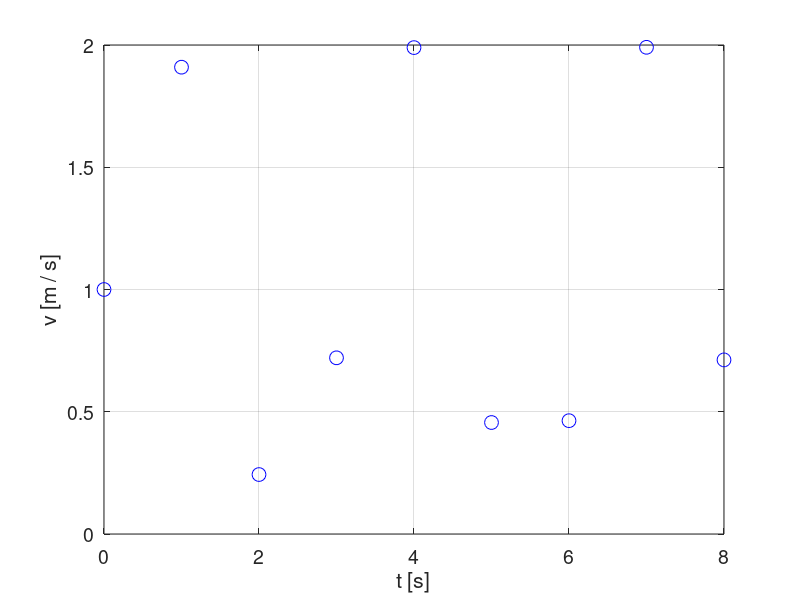

MATLAB code to generate this figure: (Note: this script raises an error after producing the figure.)
% Supposedly one measures a variable which is a function of 
% time t, such as the velocity v in the x coordinate. The value of v 
% is measured each second. This gives us two corresponding 
% vectors of measurements: 'T' for time and 'V' for the velocity 
% v. 
% Let us plot the measurements. Run the following block of 
% code. 

T = [0; 1; 2; 3; 4; 5; 6; 7; 8];
V = [1.000000000000000; 1.909297426825682;
    0.243197504692072; 0.720584501801074;
    1.989358246623382; 0.455978889110630;
    0.463427081999565; 1.990607355694870;
    0.712096683334935];
close all; figure(1); plot(T, V, 'bo', 'MarkerSize', 10);
xlabel('t [s]'); ylabel('v [m / s]'); set(gca, 'FontSize', 14); grid on;
clearvars; clc;   % Clearing variables and workspace is done at 
                          % or near the end of after each block of code for 
                          % the purposes of clarity of this tutorial. 


%                                           Page 1
%%%%%%%%%%%%%%%%%%%%%%%%%%%%%%%%


% Supposedly one knows that the value of the x coordinate at 
% t = 0 is x = 3 m and wants to find the value of the x coordinate 
% at t = 8 s. In order to do that, one has to integrate the velocity 
% function v(t) from t = 0 to t = 8 s. In this time interval, the 
% velocity function v(t) as a whole is unknown as only the values 
% in nine specific time points have been measured. In such 
% cases, numerical integration can be performed to give an 
% estimation of the actual value of the x coordinate at t = 0. 
% The ZFindDefiniteIntegral function is a tool which can be used 
% to do just that. 
% Run the following block of code to numerically integrate the 
% velocity function from t = 0 to t = 8. 

T = [0; 1; 2; 3; 4; 5; 6; 7; 8];
V = [1.000000000000000; 1.909297426825682;
    0.243197504692072; 0.720584501801074;
    1.989358246623382; 0.455978889110630;
    0.463427081999565; 1.990607355694870;
    0.712096683334935];
xData = T; yData = V; 
xMin = 0;   % Lower limit of integration. 
xMax = 8;   % Upper limit of integration. 
Limits = [xMin; xMax];   % Limits of integration. 
DefiniteIntegral = ZFindDefiniteIntegral(xData, yData, Limits);
close all;
clearvars -except DefiniteIntegral; clc;
DefiniteIntegral   %Display the calculated value in the command 
                             % window. 

% To calculate the value of the x coordinate at t = 8 s, add 3 
% (= x(t == 0) in meters) to the DefiniteIntegralA value. You can 
% do so by running the following block of code next. 

clc;
x_at_t_equals_8_s = DefiniteIntegral + 3;
x_at_t_equals_8_s


%                                           Page 2
%%%%%%%%%%%%%%%%%%%%%%%%%%%%%%%%


% The idea behind numerical integration is to estimate the 
% function based on the numerical data and then integrate it. By 
% using the ZFindDefiniteIntegral function with its default 
% settings, the function being integrated is estimated to be 
% piecewise constant.
% Let us visualize this by specifying the index of the figure 
% window in which the measurements, the estimated function, 
% and the area under the integrated curve are to be plotted in the 
% optional parameters of the ZFindDefiniteIntegral function. 
% Run the following block of code. 

T = [0; 1; 2; 3; 4; 5; 6; 7; 8];
V = [1.000000000000000; 1.909297426825682;
    0.243197504692072; 0.720584501801074;
    1.989358246623382; 0.455978889110630;
    0.463427081999565; 1.990607355694870;
    0.712096683334935];
xData = T; yData = V; 
xMin = 2.2;   % Lower limit of integration. 
xMax = 11;   % Upper limit of integration. 
Limits = [xMin; xMax];   % Limits of integration. 
Figure = 1;   % Index of the figure window. 
close all;
ZFindDefiniteIntegral(xData, yData, Limits, 'Figure', Figure);
xlabel('t [s]'); ylabel('v [m / s]');
clear all; clc;


%                                           Page 3
%%%%%%%%%%%%%%%%%%%%%%%%%%%%%%%%


% Now, in some cases, a piecewise interpolation polynomial of a 
% higher order may be more appropriate for the estimation of 
% the v(t) function. In such cases, we can vary the setting of the 
% optional parameter of the ZFindDefiniteIntegral function 
% named ''PseudoAccuracy'' The 'PseudoAccuracy' parameter 
% of the FindDefiniteIntegral function is the order of the 
% piecewise interpolation polynomial with which the function is to 
% be estimated. 
% Let us try to estimate the v(t) function to be a piecewise cubic 
% interpolation polynomial by running the following block of 
% code. 

T = [0; 1; 2; 3; 4; 5; 6; 7; 8];
V = [1.000000000000000; 1.909297426825682;
    0.243197504692072; 0.720584501801074;
    1.989358246623382; 0.455978889110630;
    0.463427081999565; 1.990607355694870;
    0.712096683334935];
xData = T; yData = V; 
xMin = 0;   % Lower limit of integration. 
xMax = 8;   % Upper limit of integration. 
Limits = [xMin; xMax];   % Limits of integration. 
PseudoAccuracy = 3;   % 'PseudoAccuracy' parameter. 
Figure = 1;   % Index of the figure window. 
close all;
DefiniteIntegral = ZFindDefiniteIntegral(xData, yData, Limits, ...
    'PseudoAccuracy', PseudoAccuracy, 'Figure', Figure);
clearvars -except DefiniteIntegral; clc;
xlabel('t [s]'); ylabel('v [m / s]');
x_at_t_equals_8_s = DefiniteIntegral + 3   % Remember that the 
                                                                        % value of the x 
                                                                        % coordinate at time 
                                                                        % t = 0 is 3 m. 
clearvars DefiniteIntegral;


%                                           Page 4
%%%%%%%%%%%%%%%%%%%%%%%%%%%%%%%%


% At this point, it may become apparent that the actual velocity 
% function might be a kind of a sinusoidal function. Indeed, the 
% velocity in meters per second (m / s) is represented by the 
% function v(t) = sin(2 * t) + 1 if time t is expressed in seconds. It 
% is important to note that increasing the value of the 
% 'PseudoAccuracy' parameter may not result in a more 
% accurate estimation of the function being integrated even if the 
% function is analytical. For example, if the 'PseudoAccuracy' 
% parameter is increased to the maximum possible value of 
% 'PseudoAccuracy' = 9 - 1 = 8 ('9' is the length of the 
% velocity/time data vector), the estimated velocity function 
% resembles the actual velocity function less. The estimated 
% value of about 10.71 m of the x coordinate at t = 8 s is also 
% less close to the actual value, which is about 11.98 m (it was 
% estimated to be about 12.41 m with 'PseudoAccuracy' = 3 on 
% the previous page). 
% Run the following block of code to see for yourself. 

T = [0; 1; 2; 3; 4; 5; 6; 7; 8];
V = [1.000000000000000; 1.909297426825682;
    0.243197504692072; 0.720584501801074;
    1.989358246623382; 0.455978889110630;
    0.463427081999565; 1.990607355694870;
    0.712096683334935];
xData = T; yData = V; 
xMin = 0;   % Lower limit of integration. 
xMax = 8;   % Upper limit of integration. 
Limits = [xMin; xMax];   % Limits of integration. 
PseudoAccuracy = 9 - 1;   % 'PseudoAccuracy' parameter. 
Figure = 1;   % Index of the figure window. 
close all;
DefiniteIntegral = ZFindDefiniteIntegral(xData, yData, Limits, ...
    'PseudoAccuracy', PseudoAccuracy, 'Figure', Figure);
TT = linspace(min(T), max(T), 1000); VV = sin(2 * TT) + 1;
hold on; plot(TT, VV, 'k', 'LineWidth', 1.5);   % Plot the actual 
                                                                        % velocity function. 
xlabel('t [s]'); ylabel('v [m / s]'); legend('', 'Estimated', '', 'Actual');
clearvars -except DefiniteIntegral; clc;
x_at_t_equals_8_s = DefiniteIntegral + 3
clearvars DefiniteIntegral;


%                                           Page 5
%%%%%%%%%%%%%%%%%%%%%%%%%%%%%%%%


% It is also possible to find the numerical indefinite integral 
% 'VIndefiniteIntegral' of the velocity function using the 
% ZFindIndefiniteIntegral function by providing the vector of 
% values 'TIntegral' at which the indefinite integral is to be 
% evaluated. 
% At the first (i.e. lowest) value of the 'TIntegral' vector, the value 
% of 'VIndefiniteIntegral' is zero by default. At t = 0, the value of 
% the x coordinate is 3 m. Therefore, because 
% 'VIndefiniteIntegral'(1) = 0, to estimate the x coordinate at the 
% time points of the 'TIntegral' vector, the number 3 has to be 
% added to the 'VIndefiniteIntegral' vector for it to equal the 
% vector X_estimated of the estimated values of the coordinate 
% x at time points of the 'TIntegral' vector. 
% Run the following block of code to see the comparison 
% between the actual and the estimated x(t) function for 
% 'PseudoAccuracy' = 3. 

T = [0; 1; 2; 3; 4; 5; 6; 7; 8];
V = [1.000000000000000; 1.909297426825682;
    0.243197504692072; 0.720584501801074;
    1.989358246623382; 0.455978889110630;
    0.463427081999565; 1.990607355694870;
    0.712096683334935];
TIntegral = (linspace(0, 8, 1000))';
xData = T; yData = V; 
xIntegral = TIntegral;
PseudoAccuracy = 3;   % 'PseudoAccuracy' parameter. 
close all;
VIndefiniteIntegral = ZFindIndefiniteIntegral(xData, yData, ...
    xIntegral, 'PseudoAccuracy', PseudoAccuracy);
X_estimated = VIndefiniteIntegral + 3;
figure(1); clf;
plot(TIntegral, X_estimated, 'r', 'LineWidth', 1.2)   % Plot the 
                                                                                   % estimated 
                                                                                   % x(t) function. 
TT = linspace(0, 8, 1000); 
XX_actual = -cos(2 * TT) / 2 + TT + 3.5;
hold on; plot(TT, XX_actual, 'k', 'LineWidth', 1.5);   % Plot the 
                                                                                     % actual x(t) 
                                                                                     % function. 
grid on;
xlabel('t [s]'); ylabel('x [m]'); set(gca, 'FontSize', 14);
legend('Estimated', 'Actual');
clearvars -except TIntegral XEstimated TT XX_actual; clc;


%                                           Page 6
%%%%%%%%%%%%%%%%%%%%%%%%%%%%%%%%


% There is also the optional parameter named 'Mode' for both 
% the ZFindDefiniteIntegral function and the 
% ZFindIndefiniteIntegral function, with which modes from 0 to 2 
% can be chosen ('Mode' = 1 being the default). If the sampling 
% points are reasonably equally spaced, the 'Mode' parameter 
% makes little to no difference. If the sampling points are highly 
% unequally far apart, the three different 'Mode' options give 
% different answers to the question "What are the appropriate 
% abscissa coordinate points at which one piece of the 
% piecewise interpolation polynomial function ends and the other 
% begins?" 
% For details, the documentation of the GetIpointsSmatrix 
% function should be read. In this tutorial, the impact of the 
% 'Mode' parameter can be seen by running one of the two 
% following blocks of code. The three figures generated show 
% how the estimated y(x) function varies with the 'Mode' 
% parameter when sampling points of the x variable are highly 
% unequally spaced. 

Mode = 0;   % 'Mode' parameter.
xData = [0; 1; 3; 5; 8; 35; 37; 40; 45];
yData = [10; 9; 8; 11; 13; 5; 4; 3; 2];
xMin = 0;   % Lower integration limit. 
xMax = 45;   % Upper integration limit. 
Limits = [xMin; xMax];   % Limits of integration. 
PseudoAccuracy = 3;	% PseudoAccuracy parameter. 
Figure = 1;   % Index of the figure window. 
close all;
DefiniteIntegral = ZFindDefiniteIntegral(xData, yData, Limits, ...
    'PseudoAccuracy', PseudoAccuracy, ...
    'Mode', Mode, 'Figure', Figure);
xlabel('x'); ylabel('y');
title(['Mode == 0, DefiniteIntegral = ', num2str(DefiniteIntegral)]);
Mode = 1; Figure = 2;    % Changing 'Mode' parameter to 1. 
DefiniteIntegral = ZFindDefiniteIntegral(xData, yData, Limits, ...
    'PseudoAccuracy', PseudoAccuracy, ...
    'Mode', Mode, 'Figure', Figure);
xlabel('x'); ylabel('y');
title(['Mode == 1, DefiniteIntegral = ', num2str(DefiniteIntegral)]);
Mode = 2; Figure = 3;    % Changing 'Mode' parameter to 2. 
DefiniteIntegral = ZFindDefiniteIntegral(xData, yData, Limits, ...
    'PseudoAccuracy', PseudoAccuracy, ...
    'Mode', Mode, 'Figure', Figure);
xlabel('x'); ylabel('y');
title(['Mode == 2, DefiniteIntegral = ', num2str(DefiniteIntegral)]);
clearvars; clc;


Mode = 0;   % 'Mode' parameter. 
xData = [-3; -2; 3; 4; 5; 8];
yData = sin(xData);
xMin = -2;   % Lower integration limit. 
xMax = 4;	% Upper integration limit. 
Limits = [xMin; xMax];   % Limits of integration. 
PseudoAccuracy = 2;   % 'PseudoAccuracy' parameter. 
Figure = 1;   % Index of the figure window. 
close all;
DefiniteIntegral = ZFindDefiniteIntegral(xData, yData, Limits, ...
    'PseudoAccuracy', PseudoAccuracy, ...
    'Mode', Mode, 'Figure', Figure);
xlabel('x'); ylabel('y');
title(['Mode == 0, DefiniteIntegral = ', num2str(DefiniteIntegral)]);
xx = linspace(min(xData), max(xData), 1000); yy_actual = sin(xx);
hold on; plot(xx, yy_actual, 'k', 'LineWidth', 1.5);   % Plot the 
                                                                                  % actual 
                                                                                  % function. 
legend('', 'Estimated', '', 'Actual');
Mode = 1; Figure = 2;    % Changing 'Mode' parameter to 1. 
DefiniteIntegral = ZFindDefiniteIntegral(xData, yData, Limits, ...
    'PseudoAccuracy', PseudoAccuracy, ...
    'Mode', Mode, 'Figure', Figure);
xlabel('x'); ylabel('y'); legend('', 'Estimated', '', 'Actual');
title(['Mode == 1, DefiniteIntegral = ', num2str(DefiniteIntegral)]);
hold on; plot(xx, yy_actual, 'k', 'LineWidth', 1.5);
legend('', 'Estimated', '', 'Actual');
Mode = 2; Figure = 3;    % Changing 'Mode' parameter to 2. 
DefiniteIntegral = ZFindDefiniteIntegral(xData, yData, Limits, ...
    'PseudoAccuracy', PseudoAccuracy, ...
    'Mode', Mode, 'Figure', Figure);
xlabel('x'); ylabel('y'); legend('', 'Estimated', '', 'Actual');
title(['Mode == 2, DefiniteIntegral = ', num2str(DefiniteIntegral)]);
hold on; plot(xx, yy_actual, 'k', 'LineWidth', 1.5);
legend('', 'Estimated', '', 'Actual');
Actual_value = -cos(xMax) + cos(xMin);
clearvars -except Actual_value; clc;
Actual_value   %Display the actual value of the definite integral. 


%                                           Page 7
%%%%%%%%%%%%%%%%%%%%%%%%%%%%%%%%


% Alternatively, the definite or the indefinite numerical integral 
% can be found by estimating the function being integrated to be 
% the cubic spline of the data points. This can be done by 
% altering the optional parameter named ''Type'' of either the 
% ZDefiniteIntegral function or the ZIndefiniteIntegral function to 
% ''Spline''. 
% The default value of the 'Type' parameter, which has been 
% used up to this point in the tutorial, is ''A''. Note that due to 
% splines being fully defined by a specific set of data points, 
% there are no optional parameters 'PseudoAccuracy' and 
% 'Mode' with the 'Type' parameter set to ''Spline''. 
% The following two blocks of code refer to the previous 
% problem of velocity being measured each second from t = 0 
% to t = 8 s. 
% Run the first block of code to estimate the value of the x 
% coordinate at t = 8 s by using definite numerical integration 
% with cubic spline interpolation. Just as a reminder, the actual 
% value of the x coordinate at t = 8 s is about 11.98 m. 
% Run the second block of code to estimate the x(t) function for 
% the time interval [0, 8 s] by using indefinite integration with 
% cubic spline interpolation and compare it to the actual x(t) 
% function. 

T = [0; 1; 2; 3; 4; 5; 6; 7; 8];
V = [1.000000000000000; 1.909297426825682;
    0.243197504692072; 0.720584501801074;
    1.989358246623382; 0.455978889110630;
    0.463427081999565; 1.990607355694870;
    0.712096683334935];
xData = T; yData = V; 
xMin = 0;   % Lower limit of integration. 
xMax = 8;   % Upper limit of integration. 
Limits = [xMin; xMax];   % Limits of integration. 
Figure = 1;   % Index of the figure window. 
close all;
DefiniteIntegral = ZFindDefiniteIntegral(xData, yData, Limits, ...
    'Type', 'Spline', 'Figure', Figure);
TT = linspace(min(T), max(T), 1000); VV = sin(2 * TT) + 1;
hold on; plot(TT, VV, 'k', 'LineWidth', 1.5);   % Plot the actual 
                                                                         % velocity function. 
xlabel('t [s]'); ylabel('v [m / s]'); legend('', 'Estimated', '', 'Actual');
clearvars -except DefiniteIntegral; clc;
x_at_t_equals_8_s = DefiniteIntegral + 3
clearvars DefiniteIntegral;


T = [0; 1; 2; 3; 4; 5; 6; 7; 8];
V = [1.000000000000000; 1.909297426825682;
    0.243197504692072; 0.720584501801074;
    1.989358246623382; 0.455978889110630;
    0.463427081999565; 1.990607355694870;
    0.712096683334935];
TIntegral = (linspace(0, 8, 1000))';
xData = T; yData = V; 
xIntegralA = TIntegral;
VIndefiniteIntegral = ZFindIndefiniteIntegral(xData, yData, ...
    xIntegralA, 'Type', 'Spline');
X_estimated = VIndefiniteIntegral + 3;
TT = linspace(min(T), max(T), 1000); VV = sin(2 * TT) + 1;
close all; figure(1); clf;
plot(TIntegral, X_estimated, 'r', 'LineWidth', 1.2)   % Plot the 
                                                                                   % estimated 
                                                                                   % x(t) function. 
TT = linspace(0, 8, 1000); XX_actual = -cos(2 * TT)/2 + TT + 3.5;
hold on; plot(TT, XX_actual, 'k', 'LineWidth', 1.5);   % Plot the 
                                                                                     % actual x(t) 
                                                                                     % function. 
grid on;
xlabel('t [s]'); ylabel('x [m]'); set(gca, 'FontSize', 14);
legend('Estimated', 'Actual');
clearvars; clc;


%                                           Page 8
%%%%%%%%%%%%%%%%%%%%%%%%%%%%%%%%


% Another alternative is to find either the definite integral or the 
% indefinite integral by integrating the regression polynomial of 
% the data points. This can be done by setting the optional 
% 'Type' parameter to ''PolyFit'' of either the ZDefiniteIntegral 
% function or the ZIndefiniteIntegral function. With this setting of 
% the 'Type' parameter, the 'PolyDegree' required parameter 
% must be set to specify the degree of the regression 
% polynomial. As with the ''Spline'' setting of the 'Type' 
% parameter, there are no optional parameters 
% 'PseudoAccuracy' and 'Mode'. 
% As in the previous page, the following two blocks of code 
% refer to the previous problem of velocity being measured 
% each second from t = 0 to t = 8 s. 
% Run the first block of code to estimate the value of the x 
% coordinate at t = 8 s using the ''PolyFit'' setting of the 'Type' 
% parameter of the ZDefiniteIntegral function. Just as a 
% reminder, the actual value of the x coordinate at t = 8 s is 
% about 11.98 m. 
% Run the second block of code to estimate the x(t) function for 
% the time interval [0, 8 s] by using the ''PolyFit'' setting of the 
% 'Type' parameter of the ZIndefiniteIntegral function and 
% compare it to the actual x(t) function. 
% The 'PolyDegree' parameter in both cases is set to 
% 'PolyDegree' = 6. 

T = [0; 1; 2; 3; 4; 5; 6; 7; 8];
V = [1.000000000000000; 1.909297426825682;
    0.243197504692072; 0.720584501801074;
    1.989358246623382; 0.455978889110630;
    0.463427081999565; 1.990607355694870;
    0.712096683334935];
xData = T; yData = V; 
xMin = 0;   % Lower limit of integration. 
xMax = 8;   % Upper limit of integration. 
Limits = [xMin; xMax];   % Limits of integration. 
PolyDegree = 6;   % Degree of the regression polynomial. 
Figure = 1;   % Index of the figure window. 
close all;
DefiniteIntegral = ZFindDefiniteIntegral(xData, yData, Limits, ...
    'Type', 'PolyFit', PolyDegree, 'Figure', Figure);
TT = linspace(min(T), max(T), 1000); VV = sin(2 * TT) + 1;
hold on; plot(TT, VV, 'k', 'LineWidth', 1.5);   % Plot the actual 
                                                                         % velocity function. 
xlabel('t [s]'); ylabel('v [m / s]'); legend('', 'Estimated', '', 'Actual');
clearvars -except DefiniteIntegral; clc;
x_at_t_equals_8_s = DefiniteIntegral + 3
clearvars DefiniteIntegral;


T = [0; 1; 2; 3; 4; 5; 6; 7; 8];
V = [1.000000000000000; 1.909297426825682;
    0.243197504692072; 0.720584501801074;
    1.989358246623382; 0.455978889110630;
    0.463427081999565; 1.990607355694870;
    0.712096683334935];
TIntegral = (linspace(0, 8, 1000))';
xData = T; yData = V; 
xIntegralA = TIntegral;
PolyDegree = 6;   % Degree of the regression polynomial. 
VIndefiniteIntegral = ZFindIndefiniteIntegral(xData, yData, ...
    xIntegralA, 'Type', 'PolyFit', PolyDegree);
X_estimated = VIndefiniteIntegral + 3;
TT = linspace(min(T), max(T), 1000); VV = sin(2 * TT) + 1;
close all; figure(1); clf;
plot(TIntegral, X_estimated, 'r', 'LineWidth', 1.2)   % Plot the 
                                                                                   % estimated 
                                                                                   % x(t) function. 
TT = linspace(0, 8, 1000); XX_actual = -cos(2 * TT)/2 + TT + 3.5;
hold on; plot(TT, XX_actual, 'k', 'LineWidth', 1.5);   % Plot the 
                                                                                     % actual x(t) 
                                                                                     % function. 
grid on;
xlabel('t [s]'); ylabel('x [m]'); set(gca, 'FontSize', 14);
legend('Estimated', 'Actual');
clearvars; clc;


%                                           Page 9
%%%%%%%%%%%%%%%%%%%%%%%%%%%%%%%%


% This completes the tutorial for the functions 
% ZFindDefiniteIntegral and ZFindIndefiniteIntegral. For further 
% questions, the documentation and the code of the functions 
% and their subfunctions should be referred to. 


%                                           Page 10
%%%%%%%%%%%%%%%%%%%%%%%%%%%%%%%%